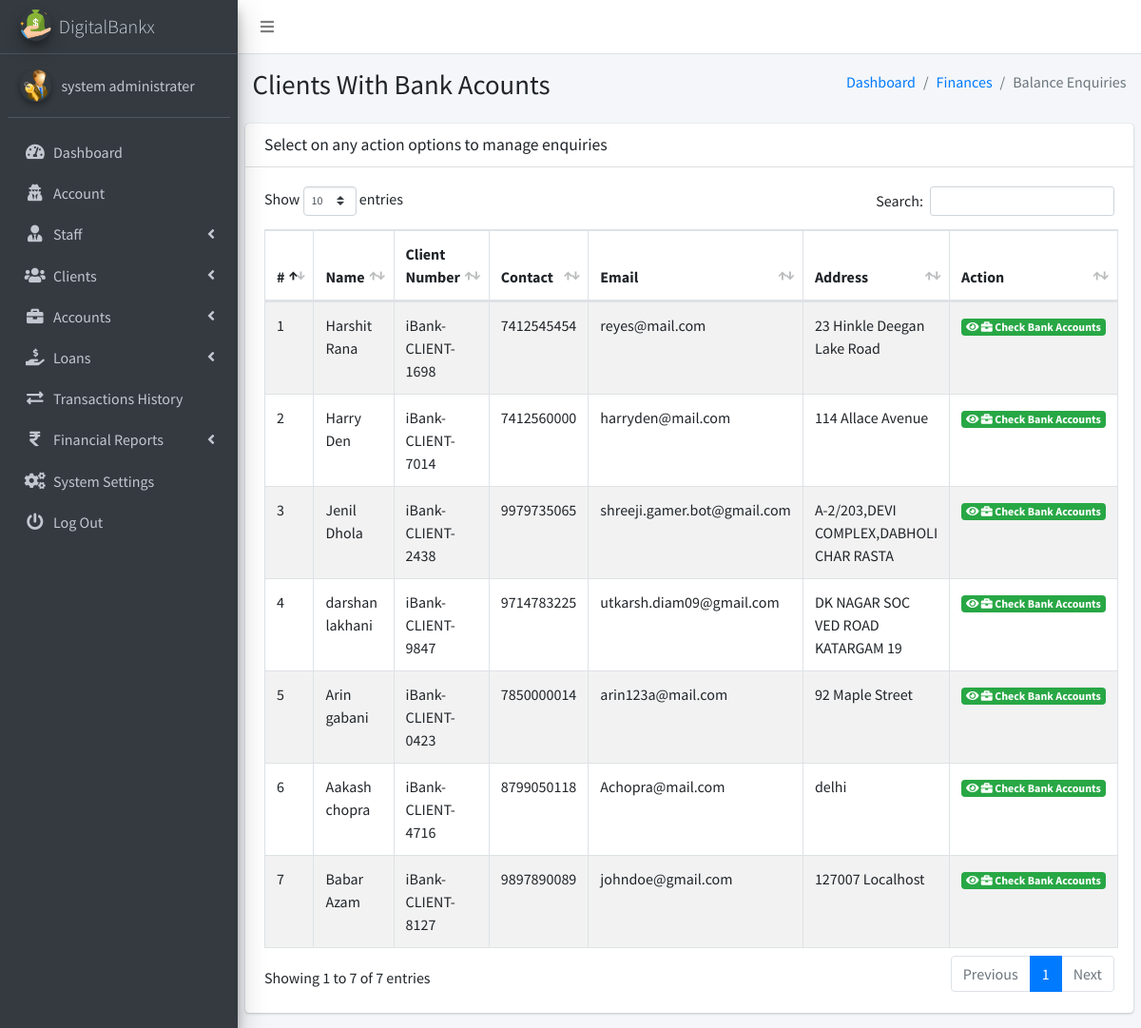
Screenshot of /admin/pages_balance_enquiries.php (signed in) with the database file from the repository.
### tables this page shows
CREATE TABLE `ib_systemsettings` (
  `id` int(20) NOT NULL,
  `sys_name` longtext NOT NULL,
  `sys_tagline` longtext NOT NULL,
  `sys_logo` varchar(200) NOT NULL,
  `is_active` tinyint(1) NOT NULL DEFAULT 1
);

CREATE TABLE `ib_admin` (
  `admin_id` int(11) NOT NULL,
  `name` varchar(200) NOT NULL,
  `email` varchar(200) NOT NULL,
  `number` varchar(200) NOT NULL,
  `password` varchar(200) NOT NULL,
  `profile_pic` varchar(200) NOT NULL,
  `is_active` tinyint(1) NOT NULL DEFAULT 1,
  `otp` varchar(6) DEFAULT NULL,
  `otp_expiry` datetime DEFAULT NULL
);

CREATE TABLE `ib_clients` (
  `client_id` int(10) UNSIGNED NOT NULL,
  `name` varchar(200) NOT NULL,
  `phone` varchar(200) NOT NULL,
  `address` varchar(200) NOT NULL,
  `email` varchar(200) NOT NULL,
  `aadhar_number` varchar(12) NOT NULL,
  `pan_number` varchar(10) NOT NULL,
  `password` varchar(200) NOT NULL,
  `profile_pic` varchar(200) NOT NULL,
  `client_number` varchar(200) NOT NULL,
  `is_active` tinyint(1) NOT NULL DEFAULT 1,
  `otp` varchar(10) DEFAULT NULL,
  `otp_expiry` datetime DEFAULT NULL
);

### admin/pages_balance_enquiries.php (the view, shortened to what this page needs)
<?php
include('conf/config.php');
?>
<!DOCTYPE html>
<html>
<?php include("dist/_partials/head.php"); ?>
<body class="hold-transition sidebar-mini">
  <div class="wrapper">
    <?php include("dist/_partials/nav.php"); ?>
    <?php include("dist/_partials/sidebar.php"); ?>
    <div class="content-wrapper">
      <section class="content-header">
        <div class="container-fluid">
          <div class="row mb-2">
            <div class="col-sm-6">
              <h1>Clients With Bank Acounts</h1>
            </div>
            <div class="col-sm-6">
              <ol class="breadcrumb float-sm-right">
                <li class="breadcrumb-item"><a href="pages_dashboard.php">Dashboard</a></li>
                <li class="breadcrumb-item"><a href="pages_balance_enquiries.php">Finances</a></li>
                <li class="breadcrumb-item active">Balance Enquiries</li>
              </ol>
            </div>
          </div>
        </div>
      </section>
      <section class="content">
        <div class="row">
          <div class="col-12">
            <div class="card">
              <div class="card-header">
                <h3 class="card-title">Select on any action options to manage enquiries </h3>
              </div>
              <div class="card-body">
                <table id="example1" class="table table-hover table-bordered table-striped">
                  <thead>
                    <tr>
                      <th>#</th>
                      <th>Name</th>
                      <th>Client Number</th>
                      <th>Contact</th>
                      <th>Email</th>
                      <th>Address</th>
                      <th>Action</th>
                    </tr>
                  </thead>
                  <tbody>
                    <?php
                    $ret = "SELECT * FROM  iB_clients ORDER BY RAND() ";
                    $stmt = $mysqli->prepare($ret);
                    $stmt->execute();
                    $res = $stmt->get_result();
                    $cnt = 1;
                    while ($row = $res->fetch_object()) {
                    ?>
                      <tr>
                        <td><?php echo $cnt; ?></td>
                        <td><?php echo $row->name; ?></td>
                        <td><?php echo $row->client_number; ?></td>
                        <td><?php echo $row->phone; ?></td>
                        <td><?php echo $row->email; ?></td>
                        <td><?php echo $row->address; ?></td>
                        <td>
                          <a class="badge badge-success" href="pages_view_client_bank_acc.php?client_number=<?php echo $row->client_number; ?>&client_id=<?php echo $row->client_id; ?>">
                            <i class="fas fa-eye"></i>
                            <i class="fas fa-briefcase"></i>
                            Check Bank Accounts
                          </a>
                        </td>
                      </tr>
                    <?php $cnt = $cnt + 1;
                    } ?>
                </table>
              </div>
            </div>
          </div>
        </div>
      </section>
    </div>
  </div>
</body>
</html>

### admin/dist/_partials/sidebar.php (shortened to what this page needs)
<aside class="main-sidebar sidebar-dark-primary elevation-4">
    <?php
    $admin_id = $_SESSION['admin_id'];
    $query = "SELECT * FROM iB_admin WHERE admin_id = ?";
    $stmt = $mysqli->prepare($query);
    $stmt->bind_param('i', $admin_id);
    $stmt->execute();
    $res = $stmt->get_result();
    while ($row = $res->fetch_object()) {
        $profile_picture = empty($row->profile_pic)
            ? "<img src='dist/img/user_icon.png' class='img-circle elevation-2' alt='User Image'>"
            : "<img src='dist/img/$row->profile_pic' class='img-circle elevation-2' alt='User Image'>";
        $sys_query = "SELECT * FROM iB_SystemSettings";
        $stmt = $mysqli->prepare($sys_query);
        $stmt->execute();
        $sys_res = $stmt->get_result();
        while ($sys = $sys_res->fetch_object()) {
            ?>
            <a href="pages_dashboard.php" class="brand-link text-light">
                <img src="dist/img/<?php echo $sys->sys_logo; ?>" alt="Logo" class="brand-image img-circle elevation-3">
                <span class="brand-text font-weight-light"><?php echo $sys->sys_name; ?></span>
            </a>
            <div class="sidebar">
                <div class="user-panel mt-3 pb-3 mb-3 d-flex">
                    <div class="image"><?php echo $profile_picture; ?></div>
                    <div class="info">
                        <a href="#" class="d-block"><?php echo $row->name; ?></a>
                    </div>
                </div>
                <nav class="mt-2">
                    <ul class="nav nav-pills nav-sidebar flex-column" data-widget="treeview" role="menu">
                        <li class="nav-item">
                            <a href="pages_dashboard.php" class="nav-link">
                                <i class="nav-icon fas fa-tachometer-alt"></i>
                                <p>Dashboard</p>
                            </a>
                        </li>
                        <li class="nav-item">
                            <a href="pages_account.php" class="nav-link">
                                <i class="nav-icon fas fa-user-secret"></i>
                                <p>Account</p>
                            </a>
                        </li>
                        <li class="nav-item has-treeview">
                            <a href="#" class="nav-link">
                                <i class="nav-icon fas fa-user-tie"></i>
                                <p>Staff <i class="fas fa-angle-left right"></i></p>
                            </a>
                        </li>
                        <li class="nav-item has-treeview">
                            <a href="#" class="nav-link">
                                <i class="nav-icon fas fa-users"></i>
                                <p>Clients <i class="fas fa-angle-left right"></i></p>
                            </a>
                        </li>
                        <li class="nav-item has-treeview">
                            <a href="#" class="nav-link">
                                <i class="nav-icon fas fa-briefcase"></i>
                                <p>Accounts <i class="fas fa-angle-left right"></i></p>
                            </a>
                        </li>
                        <li class="nav-item has-treeview">
                            <a href="#" class="nav-link">
                                <i class="nav-icon fas fa-hand-holding-usd"></i>
                                <p>
                                    Loans
                                    <i class="fas fa-angle-left right"></i>
                                </p>
                            </a>
                        </li>
                        <li class="nav-item">
                            <a href="pages_transactions_engine.php" class="nav-link">
                                <i class="nav-icon fas fa-exchange-alt"></i>
                                <p>Transactions History</p>
                            </a>
                        </li>
                        <li class="nav-item has-treeview">
                            <a href="#" class="nav-link">
                                <i class="nav-icon fas fa-rupee-sign"></i>
                                <p>Financial Reports <i class="fas fa-angle-left right"></i></p>
                            </a>
                        </li>
                        <li class="nav-item">
                            <a href="pages_system_settings.php" class="nav-link">
                                <i class="nav-icon fas fa-cogs"></i>
                                <p>System Settings</p>
                            </a>
                        </li>
                        <li class="nav-item">
                            <a href="pages_logout.php" class="nav-link">
                                <i class="nav-icon fas fa-power-off"></i>
                                <p>Log Out</p>
                            </a>
                        </li>
                    </ul>
                </nav>
            </div>
        </aside>
    <?php }
    } ?>

### rows the page displays
ib_admin: name "system administrater"
ib_systemsettings: sys_logo (picture), sys_name "DigitalBankx", ib_admin.profile_pic (picture)
ib_clients: name "Harshit Rana", client_number "iBank-CLIENT-1698", phone "7412545454", email "reyes@mail.com", address "23 Hinkle Deegan Lake Road"
ib_clients: name "Harry Den", client_number "iBank-CLIENT-7014", phone "7412560000", email "harryden@mail.com", address "114 Allace Avenue"
ib_clients: name "Jenil Dhola", client_number "iBank-CLIENT-2438", phone "9979735065", email "shreeji.gamer.bot@gmail.com", address "A-2/203,DEVI COMPLEX,DABHOLI CHAR RASTA"
ib_clients: name "darshan lakhani", client_number "iBank-CLIENT-9847", phone "9714783225", email "utkarsh.diam09@gmail.com", address "DK NAGAR SOC VED ROAD KATARGAM 19"
ib_clients: name "Arin gabani", client_number "iBank-CLIENT-0423", phone "7850000014", email "arin123a@mail.com", address "92 Maple Street"
ib_clients: name "Aakash chopra", client_number "iBank-CLIENT-4716", phone "8799050118", email "Achopra@mail.com", address "delhi"
ib_clients: name "Babar Azam", client_number "iBank-CLIENT-8127", phone "9897890089", email "johndoe@gmail.com", address "127007 Localhost"
